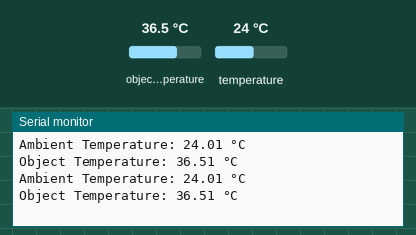
Bench run of a sketch on a simulated Arduino Uno, built with avr-gcc and run on an emulated ATmega328P. Shown: the last lines printed to the serial monitor. The inputs (shaded band) are chosen by the test bench; at power-on: object temperature 36.5 °C, temperature 24 °C.

Above: at 1.8 s.
1.9 s: object temperature set to 20 °C
At 2.8 s:
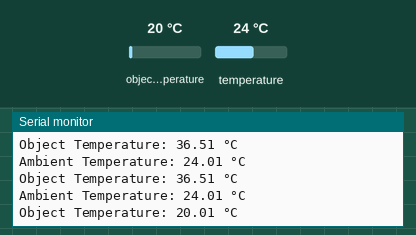
3.4 s: temperature set to 12 °C
At 4.7 s:
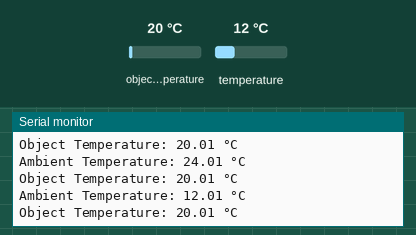
4.9 s: object temperature set to 26 °C
At 5.8 s:
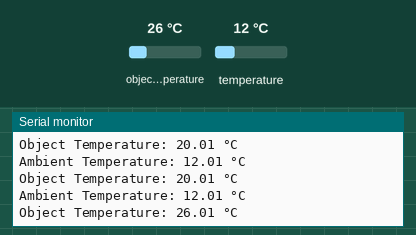
Timing chart, 0 to 7.9 s (numbered marks = the images above; inputs shaded):
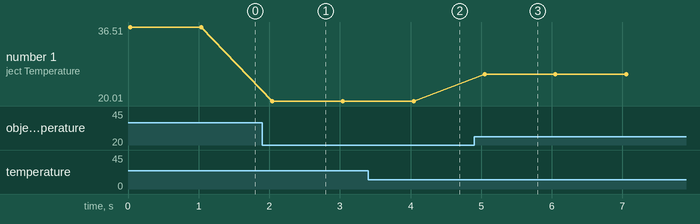

The sketch:

ir_temp_warning.ino
```cpp
#include <Wire.h>
#include <Adafruit_MLX90614.h>

Adafruit_MLX90614 mlx = Adafruit_MLX90614();

void setup() {
  Serial.begin(9600);
  Wire.begin();
  mlx.begin();
}

void loop() {
  // Read ambient temperature
  float ambientTempC = mlx.readAmbientTempC();
  Serial.print("Ambient Temperature: ");
  Serial.print(ambientTempC);
  Serial.println(" °C");

  // Read object temperature
  float objectTempC = mlx.readObjectTempC();
  Serial.print("Object Temperature: ");
  Serial.print(objectTempC);
  Serial.println(" °C");

  Serial.println(); // Print a blank line for better readability

  delay(1000); // Adjust the delay based on your application requirements
}
```

Measured:
- after the input at 1.9 s, the serial monitor: prints a new line after 0.14 s (image 1)
- after the input at 3.4 s, the serial monitor: prints a new line after 0.61 s (image 2)
- after the input at 4.9 s, the serial monitor: prints a new line after 0.15 s (image 3)
- plotted number 1: 36.51 → 20.01 after the input at 1.9 s, 20.01 → 26.01 after the input at 4.9 s
